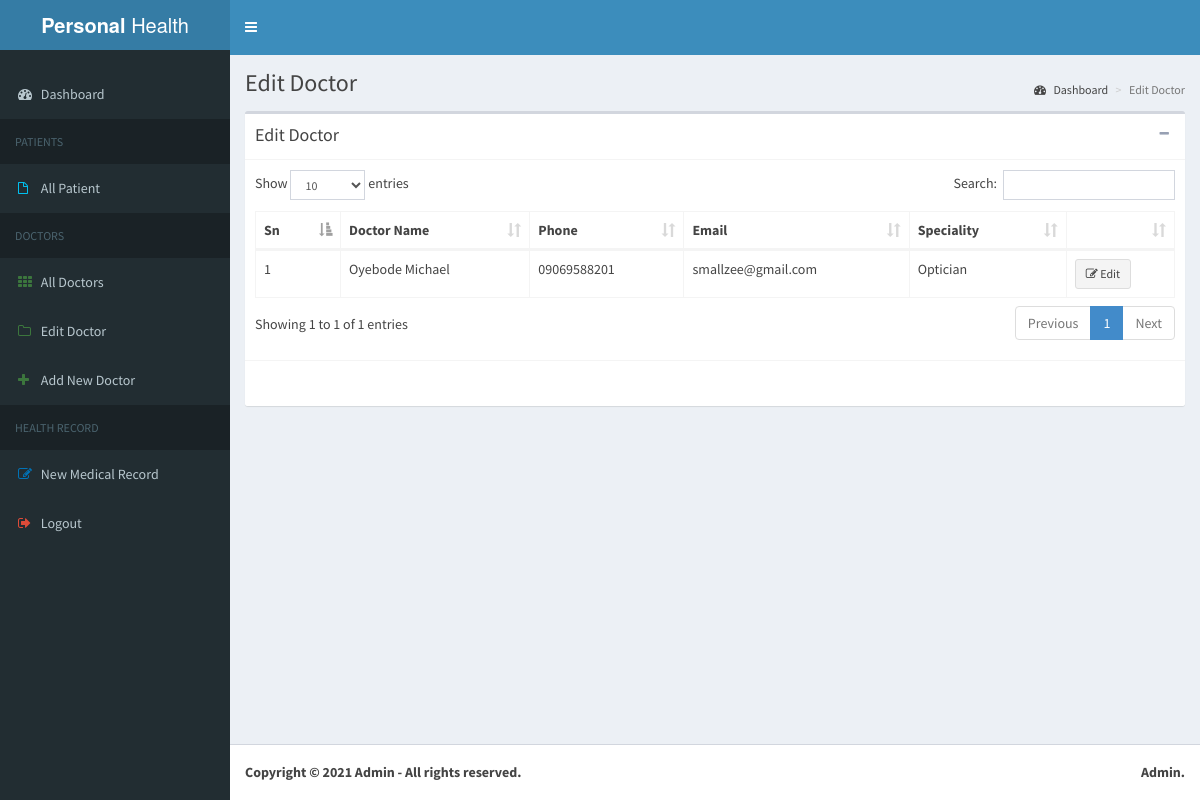
Screenshot of /admin/edit_doctors.php (signed in) with the database file from the repository.
### tables this page shows
CREATE TABLE `doctor` (
  `id` int(11) NOT NULL,
  `name` varchar(100) NOT NULL,
  `phone` varchar(15) NOT NULL,
  `email` varchar(150) NOT NULL,
  `speciality` varchar(120) NOT NULL,
  `status` int(11) NOT NULL DEFAULT 1,
  `hospital_id` int(11) NOT NULL DEFAULT 0
);

### admin/core/func.php (called while the page is built, shortened)
<?php
function get_patient($value){
    global $db;
    $id = $_SESSION['transferred'];
    $sql = $db->query("SELECT * FROM patient WHERE id='$id'");
    $rs = $sql->fetch(PDO::FETCH_ASSOC);
    return $rs[$value];
}
?>

### admin/edit_doctors.php (the view, shortened to what this page needs)
<?php
  require_once 'core/db.php';
  $page_title = "Edit Doctor";
  include_once 'head.php';
  include_once 'menu2.php';
?>
  <div class="content-wrapper">
    <section class="content-header">
      <h1>
        <?php echo $page_title; ?>
      </h1>
      <ol class="breadcrumb">
        <li><a href="index.php"><i class="fa fa-dashboard"></i> Dashboard</a></li>
        <li class="active"><?php echo $page_title; ?></li>
      </ol>
    </section>
    <section class="content">
      <div class="box">
        <div class="box-header with-border">
          <h3 class="box-title"><?php echo $page_title; ?></h3>
          <div class="box-tools pull-right">
            <button type="button" class="btn btn-box-tool" data-widget="collapse" data-toggle="tooltip" title="Collapse">
              <i class="fa fa-minus"></i></button>
          </div>
        </div>
        <div class="box-body">
          <table class="table table-bordered" id="tables">
            <thead>
              <tr>
                <th>Sn</th>
                <th>Doctor Name</th>
                <th>Phone</th>
                <th>Email</th>
                <th>Speciality</th>
                <th>&nbsp;</th>
              </tr>
            </thead>
            <tbody>
              <?php
              $hospital_id = get_patient('hospital_id');
                $sql = $db->query("SELECT * FROM doctor WHERE hospital_id='$hospital_id'");
                $n = 0;
                while($rs = $sql->fetch(PDO::FETCH_ASSOC)){
                  ?>
                  <tr>
                    <td>
                      <?php echo ++$n; ?>
                    </td>
                    <td>
                      <?php echo $rs['name']; ?>
                    </td>
                    <td>
                      <?php echo $rs['phone']; ?>
                    </td>
                    <td>
                      <?php echo $rs['email']; ?>
                    </td>
                    <td>
                      <?php echo $rs['speciality']; ?>
                    </td>
                    <td>
                      <a href="editing_doctor.php?id=<?php echo $rs['id']; ?>" class="btn btn-default btn-sm"><i class="fa fa-edit"></i> Edit</a>
                    </td>
                  </tr>
                  <?php
                }
              ?>
            </tbody>
          </table>
        </div>
        <div class="box-footer">
        </div>
      </div>
    </section>
  </div>
<?php
  include_once 'foot.php';
?>

### admin/css/style.css (style rules this page uses)
body { font-family: 'Open Sans', sans-serif; font-weight: 400; font-size: 14px; line-height: 25px; color: #444; }
body a { transition:0.5s all; -webkit-transition:0.5s all; -moz-transition:0.5s all; -o-transition:0.5s all; -ms-transition:0.5s all; }

### rows the page displays
doctor: name "Oyebode Michael", phone "09069588201", email "smallzee@gmail.com", speciality "Optician"

### other values shown
$page_title "Edit Doctor"
